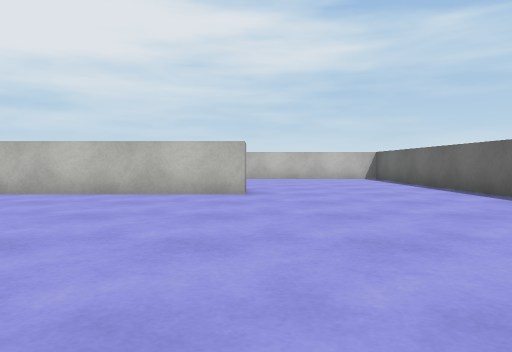
[1] (above)

24 first-person views from a walk through a scene from a Unity 3-D project. The camera is 0.55 m above the floor, tilts 2° down and sees 70° across. The floor is counted in squares, 1 m on a side. Each view is taken from the middle of a square. On the plan, view 1 faces up. The plan holds only what a view shows up to about 9 squares ahead; the rest is blank. The place goes on beyond the plan. The player character is not drawn. Surface patterns are stand-ins for the level's own textures.

[2]
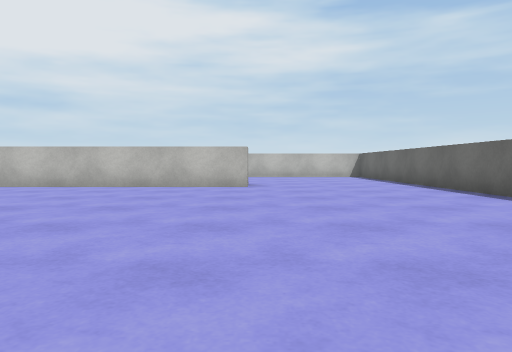

[3]
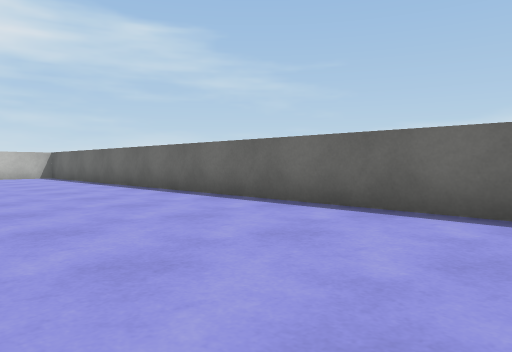

[4]
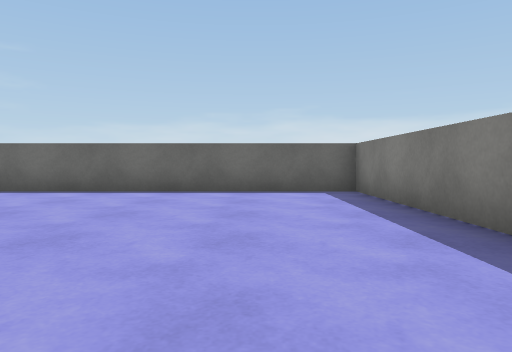

[5]
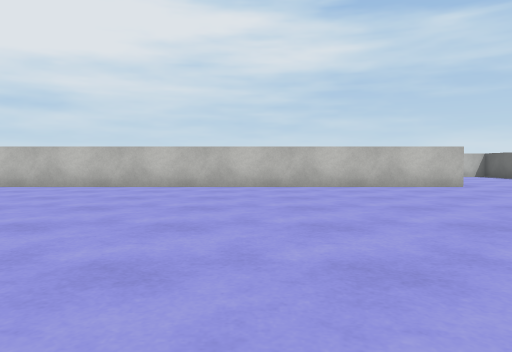

[6]
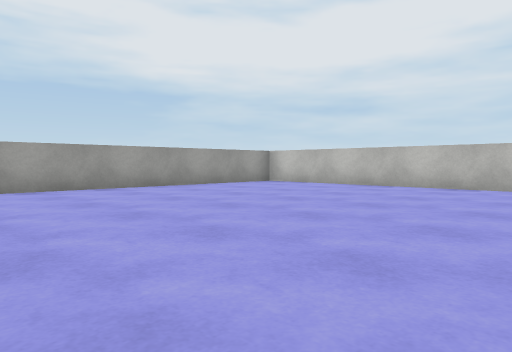

[7]
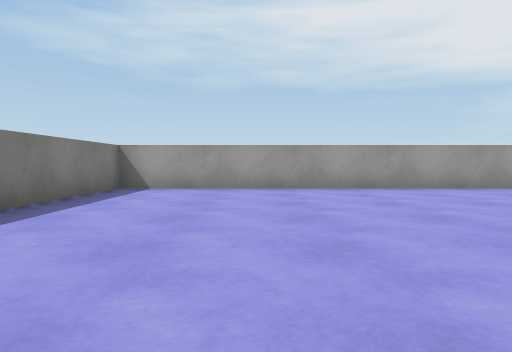

[8]
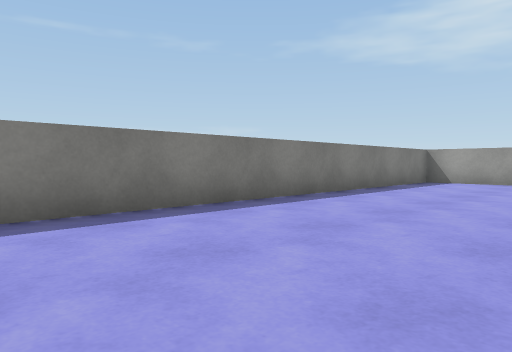

[9]
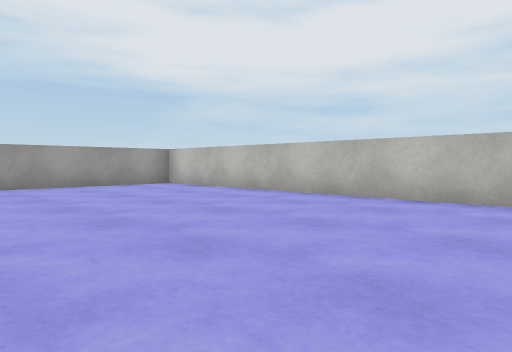

[10]
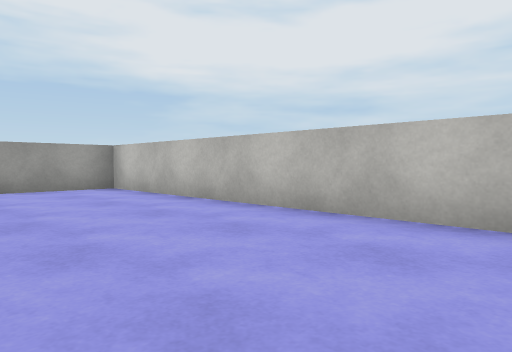

[11]
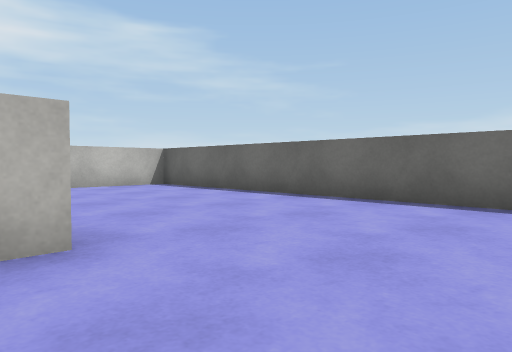

[12]
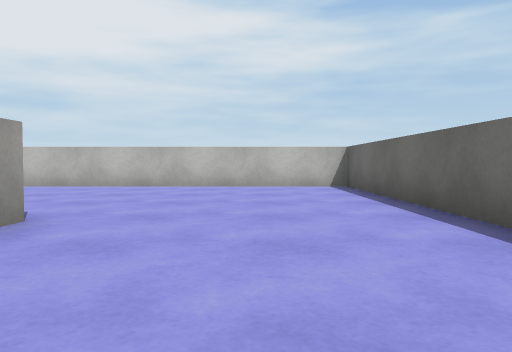

[13]
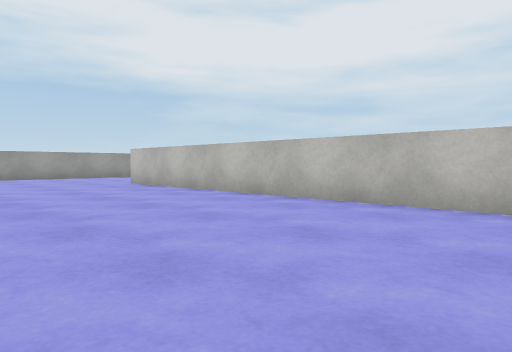

[14]
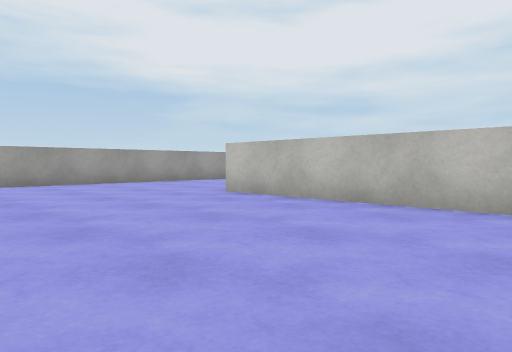

[15]
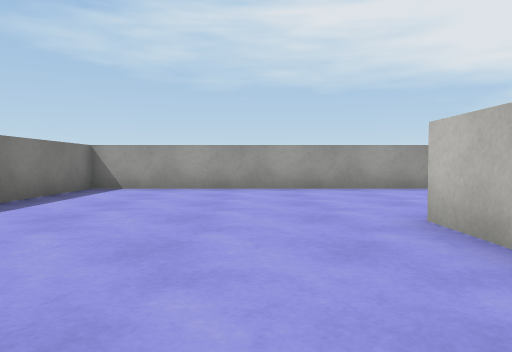

[16]
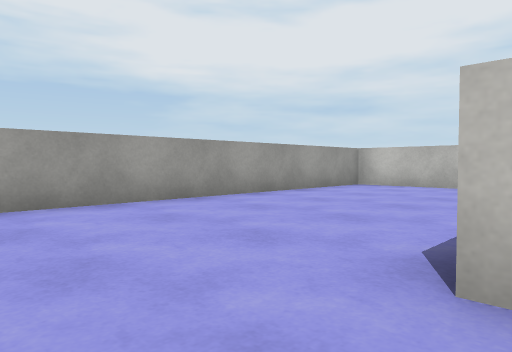

[17]
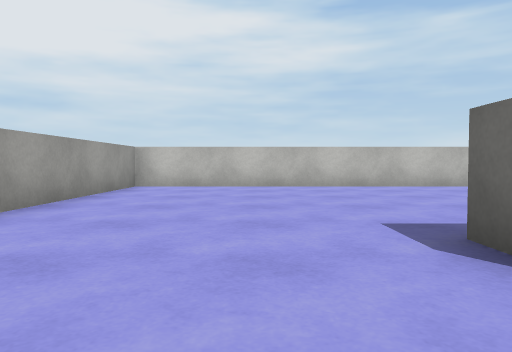

[18]
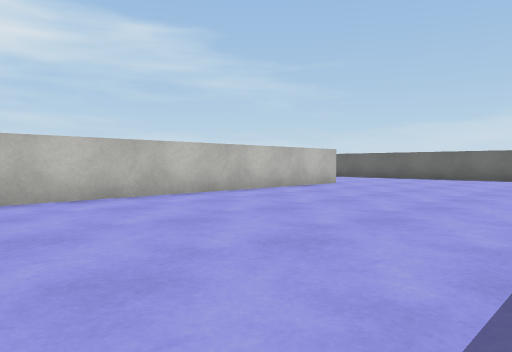

[19]
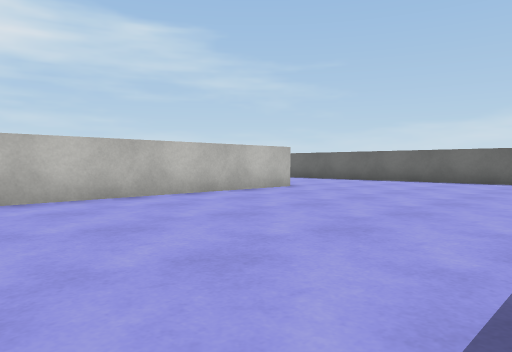

[20]
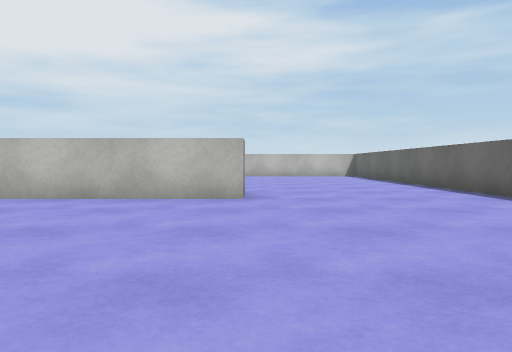

[21]
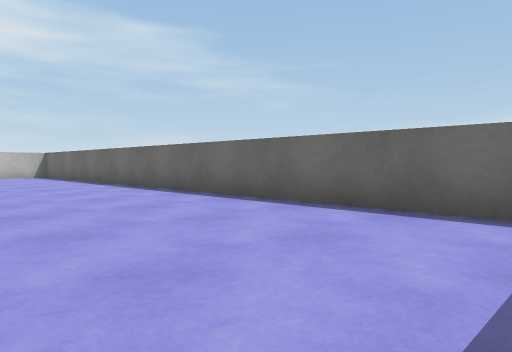

[22]
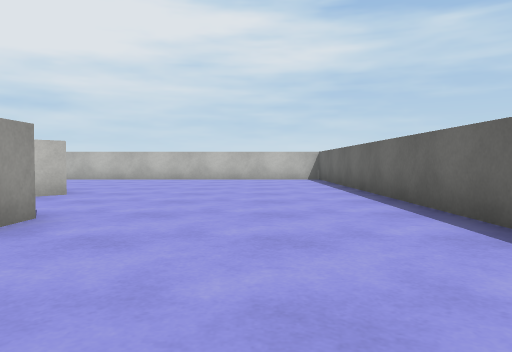

[23]
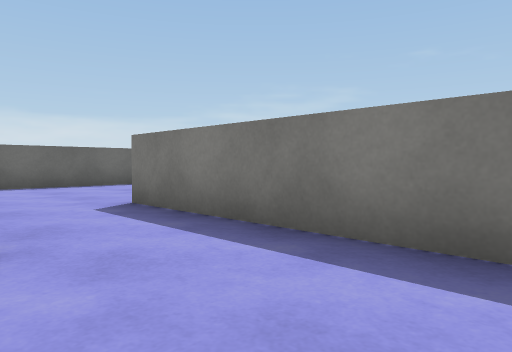

[24]
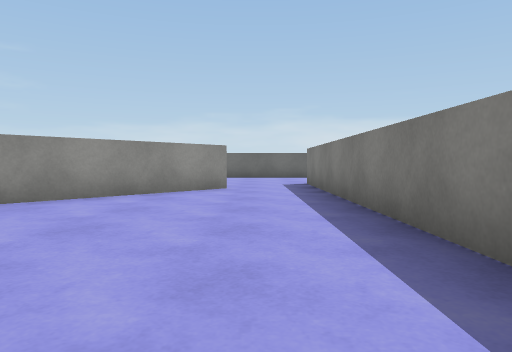

### Floor plan
Points are (right, up) in squares from view 1. A wall is a line through its corners. A room is listed if a view was taken in it or the views show most of it. See-through windows are left out.
Room 1 (views 1, 2, 3, 4, 5, 6, 7, 8, 9, 10, 11, 12, 13, 14, 15, 16, 17, 18, 19, 20, 21, 22)
walls: (-0.2, 7.5) (-0.2, 6.5) (-13.9, 6.5) (-13.9, -5) (-3.6, -5); (-9.5, 13.1) (-9.5, 13.8); (4.1, 14.6) (4.1, 24.5); (-1.4, 20.6) (-0.2, 20.6) (-0.2, 19.6) (-13.9, 19.6) (-13.9, 7.5) (-11, 7.5); (-0.2, -5) (4.1, -5) (4.1, 12.6) (-9.5, 12.6); (-1.3, 23.4) (-1.7, 22.9)
ways out: opening at (-2, 21.5) to room 2
Room 2 (views 23, 24)
walls: (-8.1, 20.6) (-1.4, 20.6); (-1.9, 22.6) (-4.1, 24.5)
ways out: opening at (-2, 21.5) to room 1

Positions as (right, up) in squares from view 1, and headings:
1: (0, 0), facing up
2: (0, -2), facing up
3: (0, -2), facing up-right
4: (-3, -3), facing right
5: (-5, -2), facing up
6: (-6, -2), facing up-left
7: (-6, -2), facing left
8: (-3, -1), facing down-left
9: (-5, 1), facing up-left
10: (-6, 3), facing up-left
11: (-1, 4), facing up-right
12: (2, 4), facing up
13: (0, 8), facing up-left
14: (-4, 8), facing up-left
15: (-6, 11), facing left
16: (-9, 11), facing up-left
17: (-11, 11), facing up
18: (-9, 14), facing up-right
19: (-7, 14), facing up-right
20: (0, 14), facing up
21: (0, 14), facing up-right
22: (2, 17), facing up
23: (-5, 23), facing down-right
24: (-10, 22), facing right
